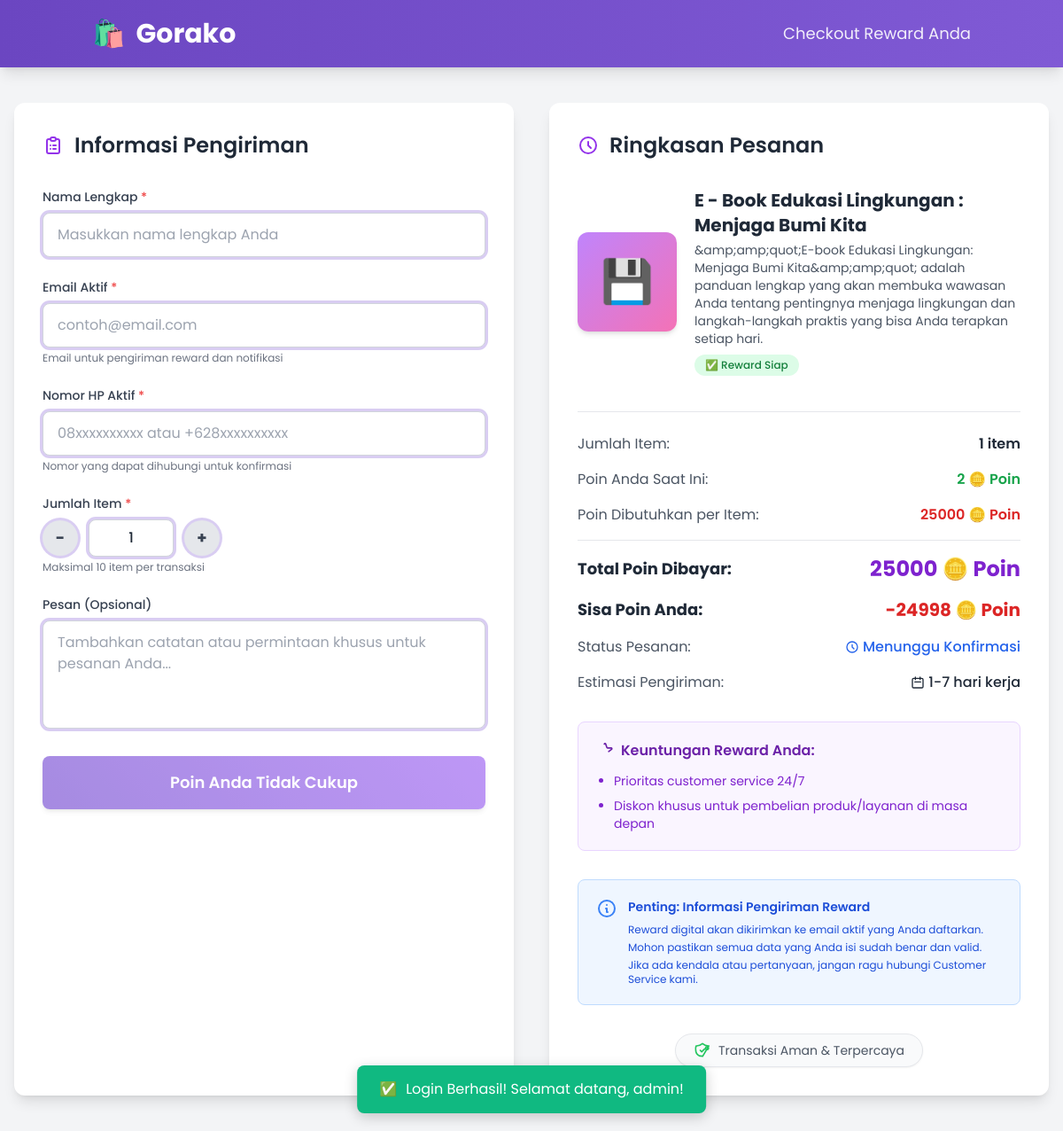
Screenshot of /checkout.php?reward_id=1 (signed in) with the database file from the repository.
### tables this page shows
CREATE TABLE `rewards` (
  `id` int(11) UNSIGNED NOT NULL,
  `name` varchar(255) NOT NULL,
  `description` text DEFAULT NULL,
  `stock` int(11) NOT NULL DEFAULT 0,
  `points_needed` int(11) NOT NULL DEFAULT 0,
  `category` varchar(100) DEFAULT NULL,
  `expiry_date` date DEFAULT NULL,
  `image_url` varchar(255) DEFAULT NULL,
  `icon` varchar(10) DEFAULT '?',
  `bg_gradient` varchar(255) DEFAULT 'from-gray-400 to-gray-500',
  `feature_on_homepage` tinyint(1) DEFAULT 0,
  `limited_time_offer` tinyint(1) DEFAULT 0,
  `notify_users` tinyint(1) DEFAULT 0,
  `added_date` datetime DEFAULT current_timestamp()
);

CREATE TABLE `users` (
  `id` int(11) UNSIGNED NOT NULL,
  `username` varchar(50) NOT NULL,
  `profile_picture_url` varchar(255) DEFAULT NULL,
  `email` varchar(100) NOT NULL,
  `role` varchar(20) DEFAULT 'user',
  `password` varchar(255) NOT NULL,
  `created_at` timestamp NOT NULL DEFAULT current_timestamp(),
  `last_login` datetime DEFAULT NULL,
  `profile_picture` varchar(255) DEFAULT 'images/default_profile.png',
  `total_points` int(11) DEFAULT 0,
  `theme_preference` enum('light','dark','system') DEFAULT 'system',
  `accent_color` varchar(7) DEFAULT '#007bff',
  `font_size_preference` enum('small','medium','large') DEFAULT 'medium',
  `full_name` varchar(255) DEFAULT '',
  `phone_number` varchar(20) DEFAULT '',
  `email_product_updates` tinyint(1) DEFAULT 1,
  `email_announcements` tinyint(1) DEFAULT 1,
  `push_new_messages` tinyint(1) DEFAULT 1,
  `push_event_reminders` tinyint(1) DEFAULT 1,
  `sms_notifications` tinyint(1) DEFAULT 0,
  `marketing_email` tinyint(1) DEFAULT 0,
  `two_factor_enabled` tinyint(1) DEFAULT 0,
  `two_factor_secret` varchar(255) DEFAULT NULL,
  `google_connected` tinyint(1) DEFAULT 0,
  `slack_connected` tinyint(1) DEFAULT 0,
  `google_id` varchar(255) DEFAULT NULL,
  `points` int(11) DEFAULT 0,
  `activities` int(11) DEFAULT 0,
  `weekly_points` int(11) DEFAULT 0,
  `highest_points_achieved` int(11) DEFAULT 0,
  `last_login_reward_date` datetime DEFAULT NULL,
  `games_completed` int(11) DEFAULT 0,
  `level` int(11) DEFAULT 1,
  `activity_status` varchar(20) DEFAULT 'Pasif'
);

### checkout.php (the view, shortened to what the rows shown need)
<?php
require_once 'helpers.php';
global $conn;
$error_messages = [];
$reward_summary_title = 'Reward Pilihan Anda Belum Ditemukan';
$reward_summary_description = 'Pastikan Anda menukar reward melalui halaman penukaran poin.';
$reward_summary_icon = '❓';
$reward_summary_image_url = '';
$reward_points_needed = 0;
$user_current_points = 0;
$loggedInUserId = $_SESSION['user_id'];
$stmt_user_points = $conn->prepare("SELECT total_points FROM users WHERE id = ?");
if ($stmt_user_points) {
    $stmt_user_points->bind_param("i", $loggedInUserId);
    $stmt_user_points->execute();
    $result_user_points = $stmt_user_points->get_result();
    if ($result_user_points->num_rows > 0) {
        $user_current_points = $result_user_points->fetch_assoc()['total_points'];
    }
} else {
    error_log("Error preparing user points fetch statement in checkout.php: " . $conn->error);
    $error_messages[] = "Gagal memuat poin Anda. Silakan coba lagi.";
}
if (isset($_GET['reward_id']) && is_numeric($_GET['reward_id'])) {
    $checkout_reward_id = (int)clean_input($_GET['reward_id']);
    $stmt = $conn->prepare("SELECT name, description, image_url, category, points_needed, stock FROM rewards WHERE id = ?");
    if ($stmt) {
        $stmt->bind_param("i", $checkout_reward_id);
        $stmt->execute();
        $result = $stmt->get_result();
        if ($result->num_rows > 0) {
            $reward_data = $result->fetch_assoc();
            $reward_summary_title = htmlspecialchars($reward_data['name']);
            $reward_summary_description = htmlspecialchars($reward_data['description']);
            $reward_summary_image_url = htmlspecialchars($reward_data['image_url']);
            $reward_points_needed = (int)$reward_data['points_needed'];
            switch (strtolower($reward_data['category'])) {
                case 'digital product':
                    $reward_summary_icon = '💾';
                    break;
            }
        } else {
            $error_messages[] = "Reward yang dipilih tidak ditemukan atau tidak valid.";
            $checkout_reward_id = null;
        }
    } else {
        error_log("Error preparing reward fetch statement in checkout.php: " . $conn->error);
        $error_messages[] = "Gagal memuat detail reward. Silakan coba lagi.";
    }
} else {
    $error_messages[] = "Tidak ada reward yang dipilih untuk checkout. Silakan pilih reward dari halaman penukaran poin.";
}
?>
<!DOCTYPE html>
<html lang="id">
<head>
    <script src="https://cdn.tailwindcss.com"></script>
</head>
<body class="bg-gray-100 min-h-screen antialiased">
    <header class="gradient-header text-white py-5 shadow-lg">
        <div class="container mx-auto px-4 flex items-center justify-between">
            <div class="flex items-center space-x-3">
                <h1 class="text-3xl font-bold">Gorako</h1>
            </div>
        </div>
    </header>
    <main class="px-4 py-10">
        <div class="max-w-7xl mx-auto">
            <div class="grid lg:grid-cols-2 gap-10">
                <section class="bg-white rounded-xl shadow-lg p-8">
                    <h2 class="text-2xl font-semibold mb-8 text-gray-800 flex items-center">
                        Informasi Pengiriman
                    </h2>
                </section>
                <section class="bg-white rounded-xl shadow-lg p-8 h-fit lg:sticky lg:top-10">
                    <h2 class="text-2xl font-semibold mb-8 text-gray-800 flex items-center">
                        <svg class="w-6 h-6 mr-3 text-purple-600" fill="none" stroke="currentColor" viewBox="0 0 24 24" xmlns="http://www.w3.org/2000/svg"><path stroke-linecap="round" stroke-linejoin="round" stroke-width="2" d="M12 8v4l3 3m6-3a9 9 0 11-18 0 9 9 0 0118 0z"></path></svg>
                        Ringkasan Pesanan
                    </h2>
                    <div class="border-b border-gray-200 pb-6 mb-6">
                        <div class="flex items-center space-x-5 mb-4">
                            <?php if (!empty($reward_summary_image_url)): ?>
                                <img src="<?php echo $reward_summary_image_url; ?>" alt="<?php echo $reward_summary_title; ?>" class="w-28 h-28 object-cover rounded-xl shadow-md border border-gray-200">
                            <?php else: ?>
                                <div class="w-28 h-28 bg-gradient-to-br from-purple-400 to-pink-400 rounded-xl flex items-center justify-center text-5xl shadow-md text-white">
                                    <?php echo $reward_summary_icon; ?>
                                </div>
                            <?php endif; ?>
                            <div class="flex-1">
                                <h3 class="font-bold text-gray-800 text-xl mb-1"><?php echo $reward_summary_title; ?></h3>
                                <p class="text-sm text-gray-600 mb-2"><?php echo $reward_summary_description; ?></p>
                                <div class="flex items-center">
                                    <span class="text-xs bg-green-100 text-green-700 px-3 py-1 rounded-full font-medium">✅ Reward Siap</span>
                                </div>
                            </div>
                        </div>
                    </div>
                    <div class="space-y-4 mb-8">
                        <div class="flex justify-between items-center text-base">
                            <span class="text-gray-600">Poin Anda Saat Ini:</span>
                            <span class="font-semibold text-green-600"><?php echo htmlspecialchars($user_current_points); ?> 🪙 Poin</span>
                        </div>
                        <div class="flex justify-between items-center text-base">
                            <span class="text-gray-600">Poin Dibutuhkan per Item:</span>
                            <span class="font-semibold text-red-600"><?php echo htmlspecialchars($reward_points_needed); ?> 🪙 Poin</span>
                        </div>
                    </div>
                </section>
            </div>
        </div>
    </main>
</body>
</html>

### rows the page displays
rewards: category "💾", name "E - Book Edukasi Lingkungan : Menjaga Bumi Kita", description "&amp;amp;quot;E-book Edukasi Lingkungan: Menjaga Bumi Kita&amp;amp;quot; adalah panduan lengkap yang akan membuka wawasan Anda tentang pentingnya menjaga lingkungan dan langkah-langkah praktis yang bisa Anda terapkan setiap hari.", points_needed "25000"
users: total_points "2"

### other values shown
$flash['message'] "Login Berhasil! Selamat datang, admin!"
